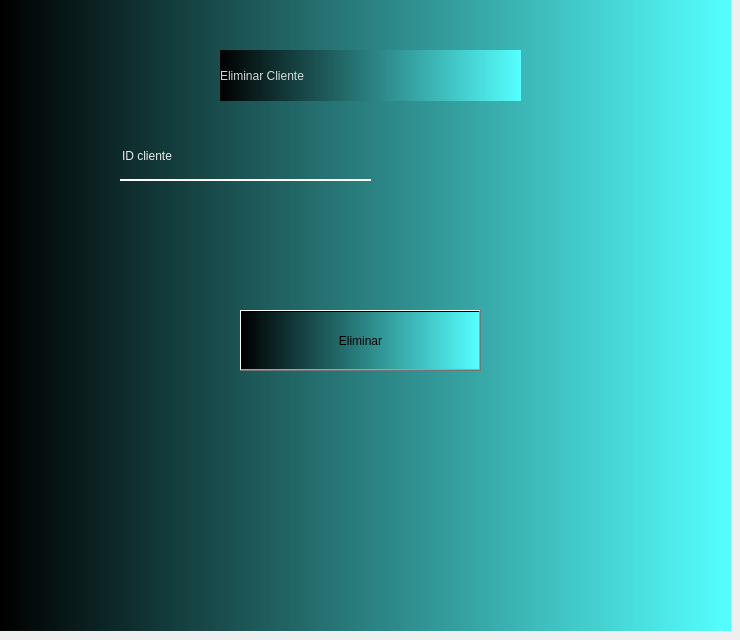
    <widget class="QWidget" name="tab_17">
     <attribute name="title">
      <string>cliente</string>
     </attribute>
     <widget class="QWidget" name="widget_5" native="true">
      <property name="geometry">
       <rect>
        <x>0</x>
        <y>0</y>
        <width>731</width>
        <height>631</height>
       </rect>
      </property>
      <property name="styleSheet">
       <string notr="true">background-color: rgb(85, 255, 255);
background-color: qlineargradient(spread:pad, x1:0, y1:0, x2:1, y2:0, stop:0 rgba(0, 0, 0, 255), stop:1 rgba(85, 255, 255));</string>
      </property>
      <widget class="QPushButton" name="pushButton_7">
       <property name="geometry">
        <rect>
         <x>240</x>
         <y>310</y>
         <width>241</width>
         <height>61</height>
        </rect>
       </property>
       <property name="styleSheet">
        <string notr="true">color:rgba(255,255,255,210);
background-color: rgba(0, 20, 80, 1);
font: 75 20pt &quot;Rockwell&quot;;
border-radus: 50%;
QPushButton #pushButton {
background-color: qlineargradient(spread:pad, x1:0, y1:0.505682, x2:1, y2:0.477, stop:0 rgba(20, 47, 78, 219), stop:1 rgba(85, 98, 112, 226));
color:rgba(255,255,255,210);
border-radus:5px;
}



</string>
       </property>
       <property name="text">
        <string>Eliminar</string>
       </property>
      </widget>
      <widget class="QLineEdit" name="lineEdit_22">
       <property name="geometry">
        <rect>
         <x>120</x>
         <y>140</y>
         <width>251</width>
         <height>41</height>
        </rect>
       </property>
       <property name="styleSheet">
        <string notr="true">background-color:rgba(0, 0, 0, 0);
font: italic 10pt &quot;MS Sans Serif&quot;;
border:none;
border-bottom:2px solid #ffffff;
color:rgba(255,255,255,230);
padding-bottom:7px;</string>
       </property>
       <property name="text">
        <string>ID cliente</string>
       </property>
      </widget>
      <widget class="QLabel" name="label_13">
       <property name="geometry">
        <rect>
         <x>220</x>
         <y>50</y>
         <width>301</width>
         <height>51</height>
        </rect>
       </property>
       <property name="styleSheet">
        <string notr="true">color:rgba(255,255,255,210);
font: 75 20pt &quot;Rockwell&quot;;

</string>
       </property>
       <property name="text">
        <string>Eliminar Cliente</string>
       </property>
      </widget>
     </widget>
    </widget>
